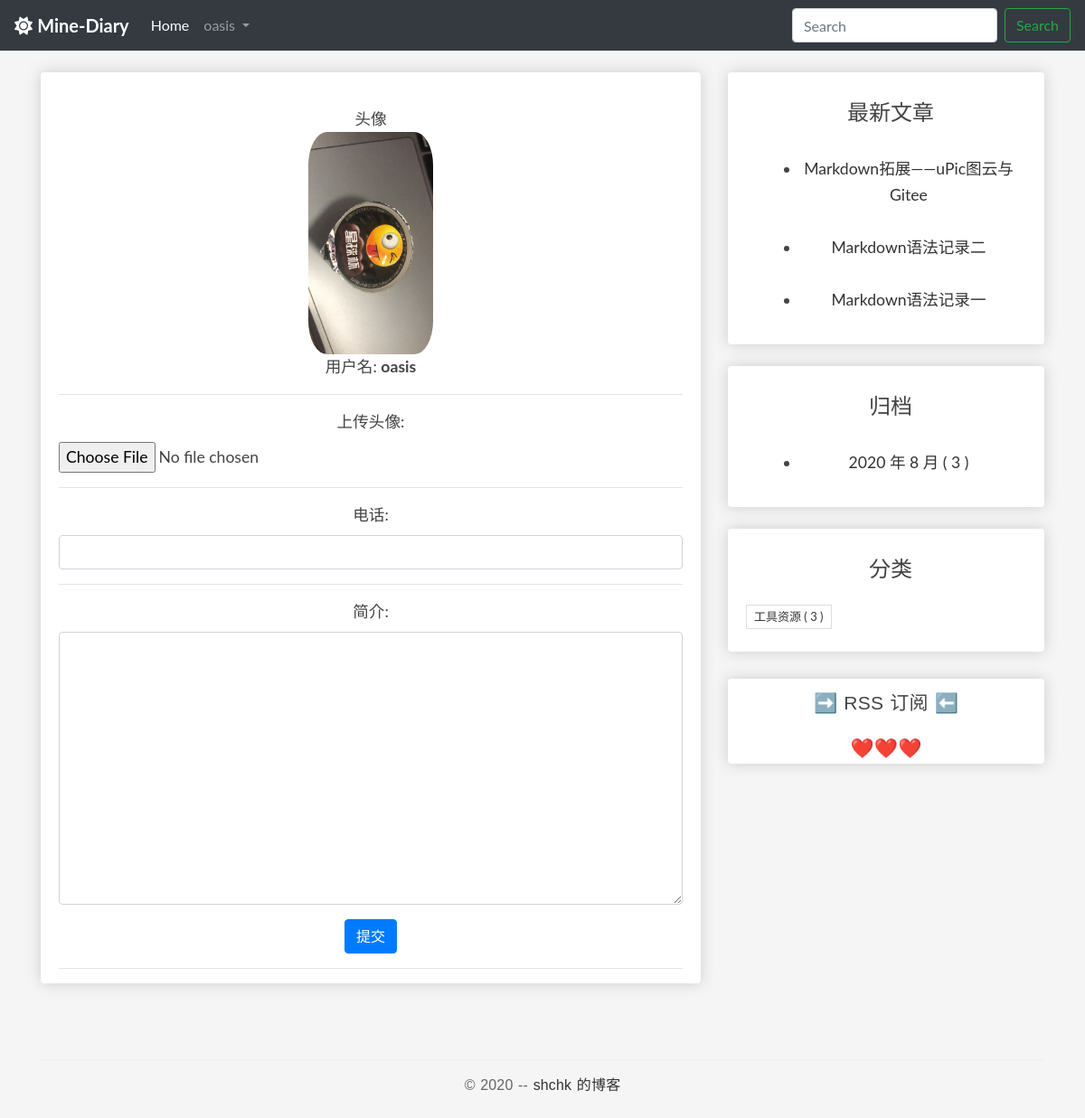
Before: /userprofile/edit/7/ with the older database file.
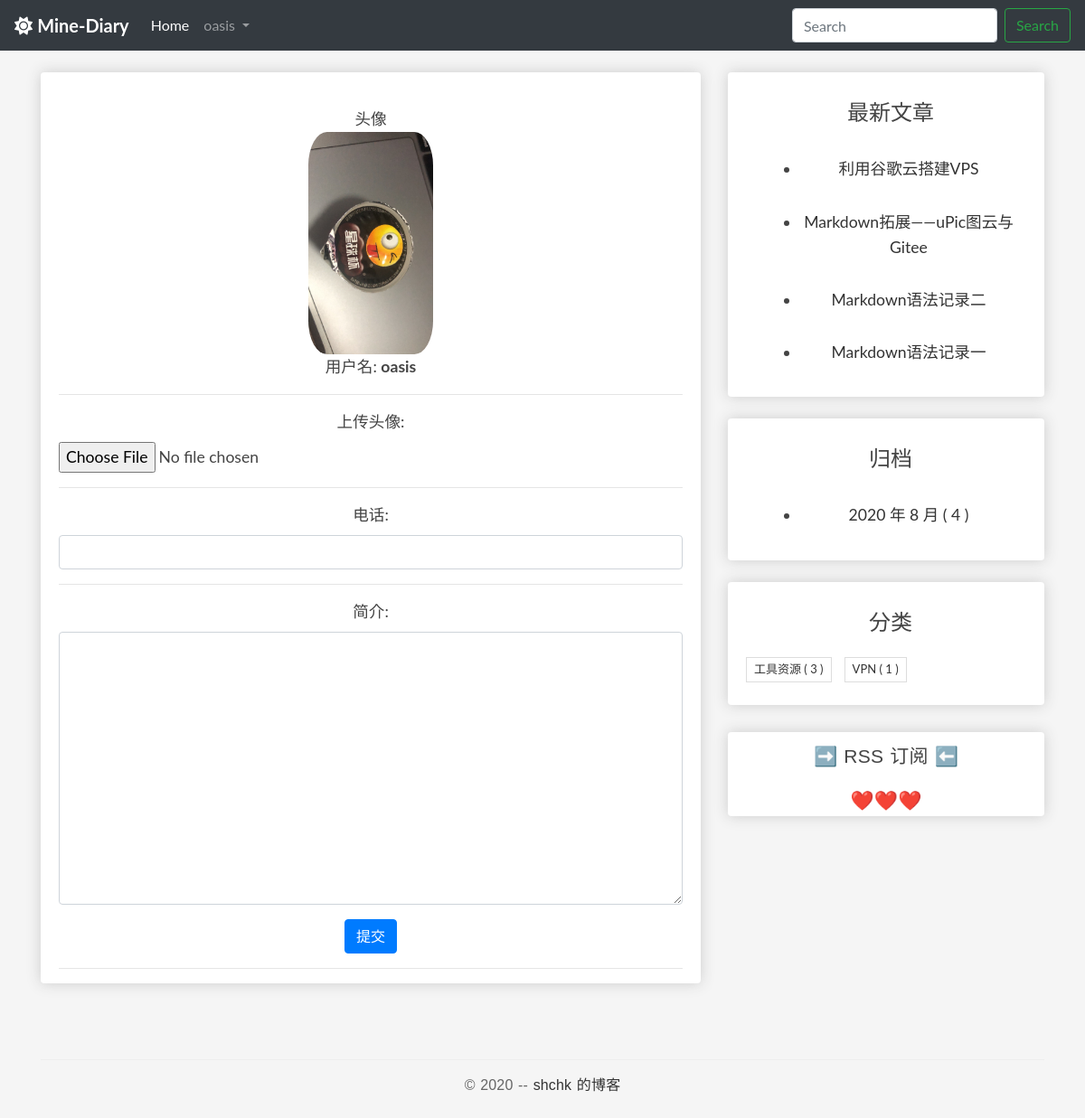
After: the same page with the newer database file.
### blog/models.py (models this page shows, shortened)
class Post(models.Model):
    author = models.ForeignKey(
        User, verbose_name='作者', on_delete=models.CASCADE)
    title = models.CharField('标题', max_length=100)
    body = models.TextField('正文')
    created_time = models.DateTimeField('创建时间', default=timezone.now)
    modified_time = models.DateTimeField('修改时间')
    excerpt = models.CharField('摘要', max_length=100, blank=True)
    categories = models.ForeignKey(
        Category, verbose_name='分类', on_delete=models.CASCADE)
    views = models.PositiveIntegerField('浏览量', default=0, editable=False)
    likes = models.PositiveIntegerField(default=0)
    def get_absolute_url(self):
        return reverse('blog:detail', kwargs={'pk': self.pk})
    class Meta:
        verbose_name = '文章'
        verbose_name_plural = verbose_name
        ordering = ['-created_time']

class Category(models.Model):
    name = models.CharField(max_length=100)
    class Meta:
        verbose_name = '分类'
        verbose_name_plural = verbose_name

### userprofile/views.py (the view)
# urls.py: path('edit/<int:id>/', profile_edit, name='profile_edit'),
def profile_edit(request, id):
    user = User.objects.get(id=id)
    if Profile.objects.filter(user_id=id).exists():
        profile = Profile.objects.get(user_id=id)
    else:
        profile = Profile.objects.create(user=user)
    if request.method == "POST":
        if request.user != user:
            return HttpResponse('你没有权限修改此用户信息~')
        profile_form = ProfileForm(data=request.POST, files=request.FILES)
        if profile_form.is_valid():
            profile_cd = profile_form.cleaned_data
            profile.phone = profile_cd['phone_number']
            profile.bio = profile_cd['bio']
            if 'avatar' in request.FILES:
                profile.avatar = profile_cd['avatar']
            profile.save()
            return redirect('userprofile:profile_edit', id=id)
        else:
            return HttpResponse('注册表单输入有误。请重新输入~')
    elif request.method == "GET":
        profile_form = ProfileForm()
        context = {
            'profile_form': profile_form,
            'profile': profile,
            'user': user,
        }
        return render(request, 'userprofile/edit.html', context)
    else:
        return HttpResponse('请使用GET或POST请求数据~')

### userprofile/forms.py
class ProfileForm(forms.ModelForm):
    class Meta:
        model = Profile
        fields = ['phone_number', 'avatar', 'bio']

### blog/templatetags/blog_extras.py (called while the page is built)
@register.inclusion_tag('blog/inclusions/_recent_posts.html', takes_context=True)
def show_recent_posts(context, num=5):
    return {
        'recent_post_list': Post.objects.all().order_by('-created_time')[:num],
    }

@register.inclusion_tag('blog/inclusions/_archives.html', takes_context=True)
def show_archives(context):
    date_list = Post.objects.annotate(year=ExtractYear('created_time'), month=ExtractMonth(
        'created_time')).values('year', 'month').order_by('year', 'month').annotate(num_posts=Count('id'))
    return {
        'date_list': date_list
    }

@register.inclusion_tag('blog/inclusions/_categories.html', takes_context=True)
def show_categories(context):
    category_list = Category.objects.annotate(
        num_posts=Count('post')).filter(num_posts__gt=0)
    return {
        'category_list': category_list
    }

### userprofile/templates/userprofile/edit.html (shortened to what this page needs)
{% extends 'base.html' %}
{% load static %}
{% block main %}
    <div class="container box-element entry-free">
        <div class="row">
            <div class="col-12">
                <br>
                {% if profile.avatar %}
                    <div class="col-md-14">头像</div>
                    <img src="{{ profile.avatar.url }}" style="max-width: 20%; border-radius: 15%;" class="col-md-14">
                    <div class="col-md-14">用户名: <strong>{{ user.username }}</strong></div>
                {% else %}
                    <h5 class="col-md-14">暂无头像</h5>
                    <div class="col-md-14">用户名: <strong>{{ user.username }}</strong></div>
                {% endif %}
                <hr>
                <form method="post" action="." enctype="multipart/form-data">
                    <div class="form-group col-md-14">
                        <label for="avatar">上传头像: </label>
                        <input type="file" class="form-control-file" name="avatar" id="avatar">
                    </div>
                    <hr>
                    <div class="form-group col-md-14">
                        <label for="phone">电话: </label>
                        <input type="text" class="form-control" id="phone" name="phone" value="{{ profile.phone }}">
                    </div>
                    <hr>
                    <div class="form-group col-md-14">
                        <label for="bio">简介: </label>
                        <textarea type="text" class="form-control" id="bio" name="bio" rows="12">{{ profile.bio }}</textarea>
                    </div>
                    <button type="submit" class="btn btn-primary">提交</button>
                    <hr>
                </form>
            </div>
        </div>
    </div>
{% endblock main %}

### blog/templates/blog/inclusions/_recent_posts.html
<div class="widget widget-content">
  <h3 class="widget-title entry-title">最新文章</h3>
  <ul>
    {% for post in recent_post_list %}
      <div class="entry-free">
        <li>
            <a href="{{ post.get_absolute_url }}">{{ post.title }}</a>
        </li>
      </div>
    {% empty %}
      暂无文章！
    {% endfor %}
  </ul>
</div>

### blog/templates/blog/inclusions/_categories.html
<div class="widget widget-tag-cloud">
  <h3 class="widget-title entry-title">分类</h3>
  <ul>
    {% for category in category_list %}
      <li>
          <a href="{% url 'blog:categories' category.pk %}">{{ category.name }} <span class="post-count">( {{ category.num_posts }} )</span></a>
      </li>
    {% empty %}
      暂无分类！
    {% endfor %}
  </ul>
</div>

Changed rows visible on the page:
added Post: title "利用谷歌云搭建VPS"
now on this page (row unchanged): Category: name "VPN", num_posts "1"
Other visible differences:
new list line: "2020 年 8 月 ( 4 )"
list line gone: "2020 年 8 月 ( 3 )"
